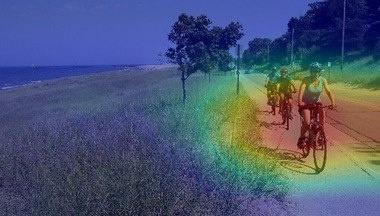
#> input picture 2021notebooks/CAM2.jpg, 380 x 216 px, given in place of test_img.png, which was not available
$ jupyter execute --allow-errors 2021_0528edge_and_face_detection_algorithm_not_cnn.ipynb   (shell and % lines are left out)   (text cells are left out)
#> lines starting #> are read from the running program, lines starting #| are printed output that depends on the picture
[cell 1]
from IPython import get_ipython
isColab = 'google.colab' in str(get_ipython())
try:
    import japanize_matplotlib
except ImportError:
    !pip install japanize_matplotlib
    import japanize_matplotlib

[cell 2]
import os
import numpy as np
import matplotlib.pyplot as plt
import japanize_matplotlib

import cv2 as cv  # opencv 画像処理モジュールの輸入

[cell 3]
if isColab:
    #ファイルをアップロードします
    from google.colab import files
    files.upload()  # ご自身の PC からファイルをアップロードして下さい

[cell 4]
#アップロードしたファイルの表示
image_file = 'test_img.jpg'     #自身のアップロードしたファイル名に書き換えてください
image_file = 'test_img.png'     #自身のアップロードしたファイル名に書き換えてください

img_cv = cv.imread(image_file)
#> img_cv is the input picture: shape (216, 380, 3); mean B, G, R 115.5, 86.9, 75.4
plt.figure(figsize = (6, 8))    #表示画像のサイズ (縦, 横) 単位はインチ。だけど画面の解像度により変化するので目安程度
#> (this line was passed over: IPython is not available in this run)
plt.axis('off')                               #画像描画時の軸表示をオフ
#> (this line was passed over: IPython is not available in this run)
img = cv.cvtColor(img_cv, cv.COLOR_BGR2RGB)   #OpenCV は RGB ではなく BGR なので変換
plt.imshow(img)                               #画像表示
#> (this line was passed over: IPython is not available in this run)

[cell 5]
#print(img.shape, img_cv.shape)
#print(img[0,0,0], img_cv[0,0,2])
_img = np.zeros_like(img)
_img[:,:,0] = img_cv[:,:,2]
_img[:,:,1] = img_cv[:,:,1]
_img[:,:,2] = img_cv[:,:,0]
#plt.axis(False)
#plt.imshow(_img)
#plt.show()
print(np.array(img == _img).sum())
#| 246240
print(img.size)
#| 246240
print(img.shape)
#| (216, 380, 3)
X = 1
for x in img.shape:
    X *= x
    print(x)
#> after the loop, X = 246240
print(f'X={X}')
#| X=246240

[cell 6]
from skimage.color import rgb2gray            #カラー画像をグレー濃淡画像に変換するため

img_gray = rgb2gray(img)
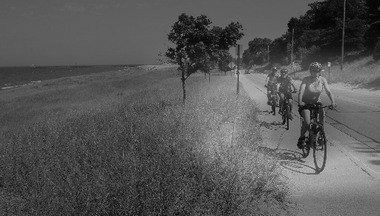
#> img_gray: shape (216, 380) float64; min 0.0187, max 0.778, mean 0.339
print('画像のサイズ:', img_gray.shape)
#| 画像のサイズ: (216, 380)
print('画像の画素の値')
print(np.round(img_gray, 2))
#> (printed output is left out)

# flattened pixel feature vector
print('一次元にしてみます', (np.round(img_gray.flatten(), 2)))
#> (printed output is left out)

plt.figure(figsize = (6, 8))
#> (this line was passed over: IPython is not available in this run)
plt.imshow(img_gray, cmap="gray"); plt.show()
#> (this line was passed over: IPython is not available in this run)
#> (the rest of this cell did not finish here and is left out)

[cell 7]
#顔領域検出用データを外部から入手。

[cell 8]
# opencv の顔認識モジュールをロードします
opencv_base = '.'
face_cascade = cv.CascadeClassifier(os.path.join(opencv_base,'haarcascade_frontalcatface.xml'))
#face_cascade = cv.CascadeClassifier(os.path.join(opencv_base,'haarcascade_frontalface_alt2.xml'))
#face_cascade = cv.CascadeClassifier(os.path.join(opencv_base,'haarcascade_fullbody.xml'))

[cell 9]
#必要に応じて顔を含む画像を PC からファイルをアップロードして下さい
if isColab:
    #ファイルをアップロードします
    from google.colab import files
    files.upload()  # ご自身の PC からファイルをアップロードして下さい

[cell 10]
face_image_filename = 'IMG_4056.jpg'  # アップロードした顔画像ファイル名に書き換えてください
face_image_filename = 'test_img.png'  # アップロードした顔画像ファイル名に書き換えてください
original_image = cv.imread(face_image_filename)

#ビオラ＝ジョーンズアルゴリズムを使うために濃淡画像に変換
grayscale_image = cv.cvtColor(original_image, cv.COLOR_BGR2GRAY)
#grayscale_image = cv.cvtColor(original_image, cv.COLOR_BGR2GRAY)

#顔領域の検出
detected_faces = face_cascade.detectMultiScale(grayscale_image)
#> detected_faces = ()

[cell 11]
detected_faces

[cell 12]
#検出した顔領域を元画像に書き込む
for (column, row, width, height) in detected_faces:
    cv.rectangle(
        img=grayscale_image,
        pt1=(column, row),
        pt2=(column + width, row + height),
        color=(255, 0, 0),
        thickness=10)
#> this loop made 0 passes

[cell 13]
#認識結果の表示
#plt.figure(figsize=(12,8))
plt.figure(figsize=(10,6))
#> (this line was passed over: IPython is not available in this run)
#plt.axis('off')
plt.imshow(grayscale_image, cmap='gray')
#> (this line was passed over: IPython is not available in this run)

$ run again, on 2021notebooks/CAM4.jpg
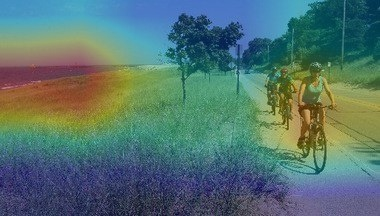
#> input picture 2021notebooks/CAM4.jpg, 380 x 216 px, given in place of test_img.png, which was not available
#> img_cv is the input picture: shape (216, 380, 3); mean B, G, R 111.4, 115.5, 84.3
#| 246240
#| 246240
#| (216, 380, 3)
#| X=246240
#> `img_gray = rgb2gray(img)`:
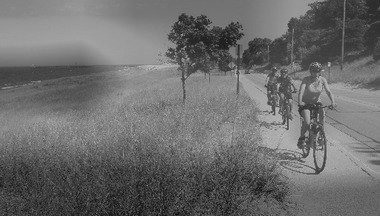
#> img_gray: shape (216, 380) float64; min 0.0231, max 0.773, mean 0.426
#| 画像のサイズ: (216, 380)
#> (printed output is left out)
#> (printed output is left out)
#> detected_faces = ()
